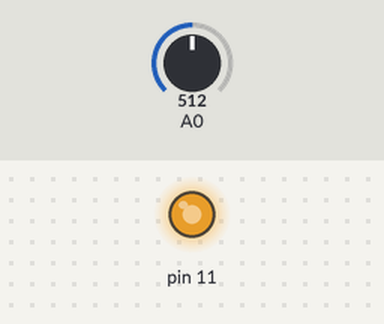
This sketch was run on a simulated Arduino Uno, built with avr-gcc and run on an emulated ATmega328P. Shown: output pins drawn as LEDs (lit = HIGH). The inputs (shaded band) are chosen by the test bench; at power-on: A0 = 512.

Above: at 1.2 s.
1.3 s: A0 set to 306
At 2.3 s:
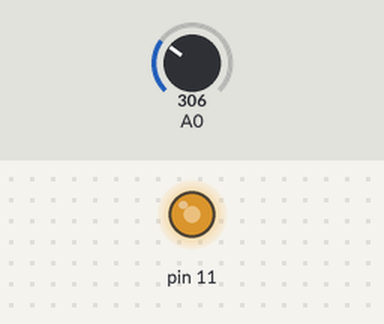
2.8 s: A0 set to 0
At 3.4 s:
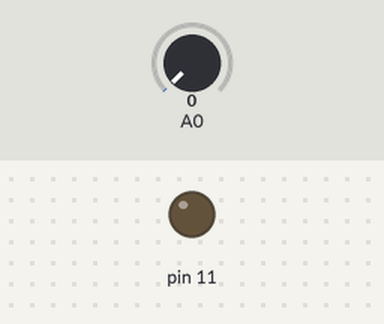
Timing chart, 0 to 5.8 s (numbered marks = the images above; inputs shaded):
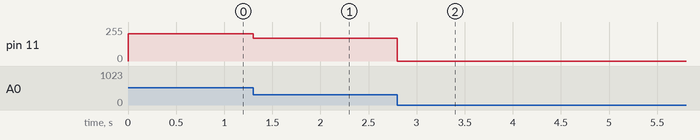

The sketch:

m2_atividade7_questaoC.ino
```cpp
void setup() {
  pinMode(11, OUTPUT);
}

void loop() {
  int leitura = analogRead(A0);
  analogWrite(11, leitura * 1.4);
}
```

Measured:
- after the input at 1.3 s, pin 11: 204/255 → 172/255 at once
- after the input at 2.8 s, pin 11: 172/255 → 0/255 at once
